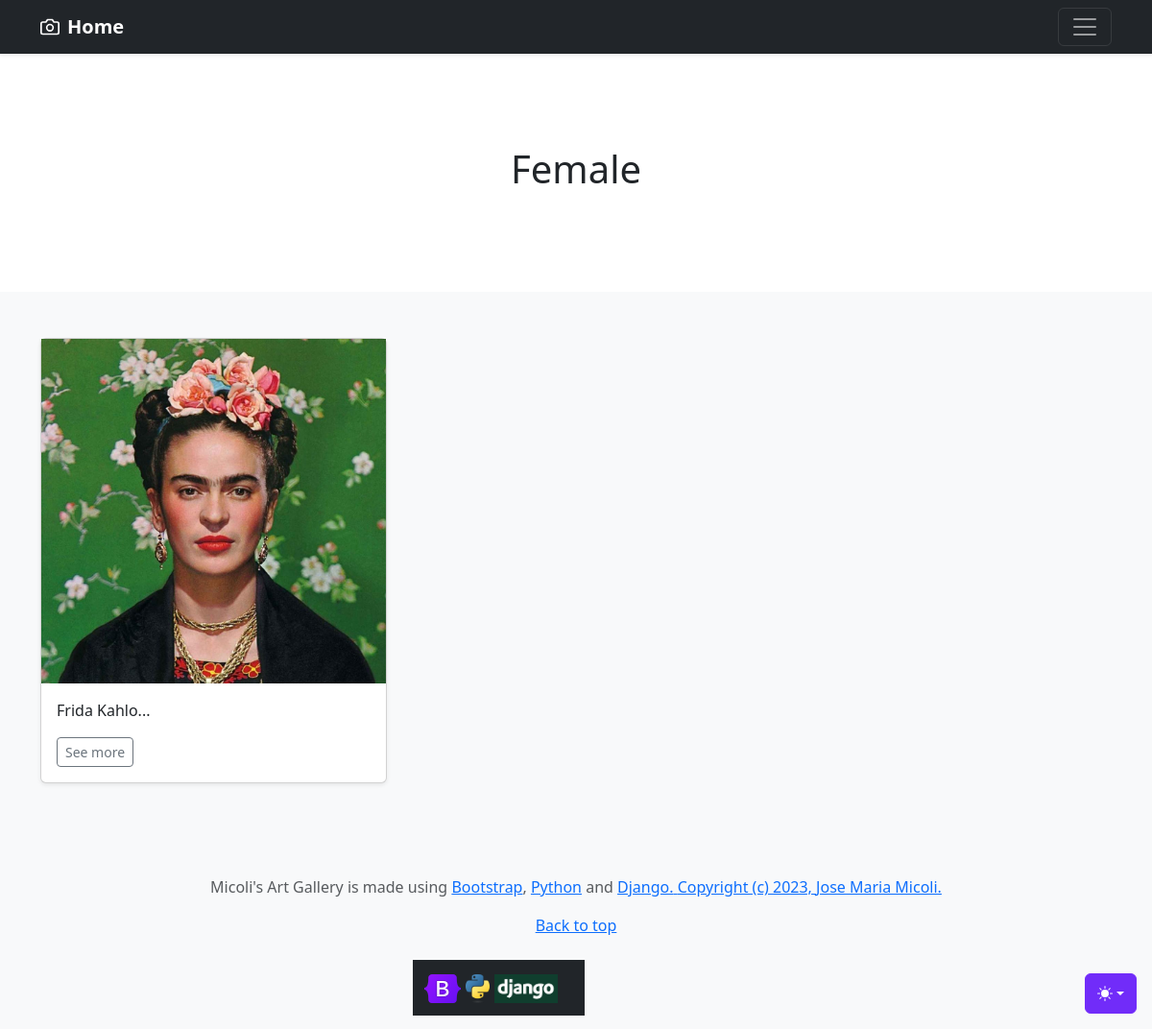
Page /gender/female-4b5526139d73 on the committed database.
### main/models.py (models this page shows, shortened)
class Gender(models.Model):
    name = models.TextField(null=True, blank=True, max_length=100)
    description = models.TextField(null=True, blank=True)
    uniqueId = models.CharField(null=True, blank=True, max_length=100)
    slug = models.SlugField(null=True, blank=True, unique=True, max_length=500)
    date_created = models.DateTimeField(null=True, blank=True)
    last_updated = models.DateTimeField(null=True, blank=True)

class Category(models.Model):
    title = models.CharField(null=True, blank=True, max_length=300)
    selfie = ResizedImageField(size=[1000, 1000], crop=['middle', 'center'], default='default_selfie.jpg', upload_to='selfie')
    gender = models.ForeignKey(Gender, null=True, blank=True, on_delete=models.CASCADE)
    uniqueId = models.CharField(null=True, blank=True, max_length=100)
    slug = models.SlugField(null=True, blank=True, unique=True, max_length=500)
    date_created = models.DateTimeField(null=True, blank=True)
    last_updated = models.DateTimeField(null=True, blank=True)
    """def save(self, *args, **kwargs):
        if self.date_created is None:
            self.date_created = timezone.localtime(timezone.now())
        if self.uniqueId is None:
            self.uniqueId = str(uuid4()).split('-')[4]
            self.slug = slugify('{} {}'.format(self.title, self.uniqueId))

            self.slug = slugify('{} {}'.format(self.title, self.uniqueId))
            self.last_updated = timezone.localtime(timezone.now())
            super(Category, self).save(*args, **kwargs)"""

### main/views.py (the view)
# urls.py: path('gender/<slug:slug>', views.genderView, name='gender-detail'),
def genderView(request, slug):
    gender = Gender.objects.get(slug=slug)
    categories = Category.objects.filter(gender=gender).order_by('-date_created')
    context = {}
    context['categories'] = categories
    context['gender'] = gender
    return render(request, "main/gender.html", context)

### templates/main/gender.html (shortened to what this page needs)
{% load static %}
<!doctype html>
<html lang="en" data-bs-theme="auto">
  <head>
    <link rel="stylesheet" href="https://cdn.jsdelivr.net/npm/@docsearch/css@3">
    <link href="{% static 'assets/css/bootstrap.min.css' %}" rel="stylesheet">
  </head>
    <body>
        <header>
  <div class="navbar navbar-dark bg-dark shadow-sm">
    <div class="container">
      <a href="{% url 'home' %}" class="navbar-brand d-flex align-items-center">
        <strong>Home</strong>
      </a>
      <button class="navbar-toggler" type="button" data-bs-toggle="collapse" data-bs-target="#navbarHeader" aria-controls="navbarHeader" aria-expanded="false" aria-label="Toggle navigation">
        <span class="navbar-toggler-icon"></span>
      </button>
    </div>
  </div>
</header>
    <div class="dropdown position-fixed bottom-0 end-0 mb-3 me-3 bd-mode-toggle">
      <button class="btn btn-bd-primary py-2 dropdown-toggle d-flex align-items-center"
              id="bd-theme"
              type="button"
              aria-expanded="false"
              data-bs-toggle="dropdown"
              aria-label="Toggle theme (auto)">
        <svg class="bi my-1 theme-icon-active" width="1em" height="1em"><use href="#circle-half"></use></svg>
      </button>
    </div>
        <main>
  <section class="py-5 text-center container">
    <div class="row py-lg-5">
      <div class="col-lg-6 col-md-8 mx-auto">
        <h1 class="fw-light">{{gender.name}}</h1>
      </div>
    </div>
  </section>
  <div class="album py-5 bg-light">
    <div class="container">
      <div class="row row-cols-1 row-cols-sm-2 row-cols-md-3 g-3">
        {% if categories|length > 0 %}
        {% for category in categories %}
        <div class="col">
          <div class="card shadow-sm">
            <img src="{{category.selfie.url}}">
            <div class="card-body">
             <p class="card-text">{{category.title}}...</p>
                <div class="btn-group">
                  <a href="{% url 'image-category' category.slug %}"><button type="button" class="btn btn-sm btn-outline-secondary">See more</button></a>
                </div>
              </div>
          </div>
        </div>
        {% endfor %}
        {% else %}
        <h2>No Artists associated with this gender.</h2>
        {% endif %}
      </div>
    </div>
  </div>
</main>
<footer class="py-5 text-center text-body-secondary bg-body-tertiary">
  <p>Micoli's Art Gallery is made using <a href="https://getbootstrap.com">Bootstrap</a>,  <a href="https://python.org/">Python</a> and <a href="https://www.djangoproject.com/">Django.</a><a href="{% static '../LICENSE' %}"> Copyright (c) 2023, </a><a href="https://github.com/JoseMariaMicoli">Jose Maria Micoli.</a></p>
  <p class="mb-0">
    <a href="#">Back to top</a>
  </p>
  <br>
<nav class="navbar navbar-dark bg-dark brand">
  <div class="container">
    <a class="navbar-brand" href="#">
      <img src="{% static '/assets/images/bootstrap-logo.svg' %}" height="30" alt="MDB Logo"
        loading="lazy"/>
        <img src="{% static '/assets/images/python-logo-only.png' %}" height="30" loading="lazy"/>
        <img src="{% static '/assets/images/django-logo-negative.png' %}" height="30" alt="MDB Logo"
        loading="lazy"/>
    </a>
  </div>
</nav>
<br>
</footer>
    </body>
</html>

### templates/main/gender.html (style rules this page uses)
.bi { vertical-align: -.125em; fill: currentColor; }
.btn-bd-primary { --bd-violet-bg: #712cf9; --bd-violet-rgb: 112.520718, 44.062154, 249.437846; --bs-btn-font-weight: 600; --bs-btn-color: var(--bs-white); --bs-btn-bg: var(--bd-violet-bg); --bs-btn-border-color: var(--bd-violet-bg); --bs-btn-hover-color: var(--bs-white); --bs-btn-hover-bg: #6528e0; --bs-btn-hover-border-color: #6528e0; --bs-btn-focus-shadow-rgb: var(--bd-violet-rgb); --bs-btn-active-color: var(--bs-btn-hover-color); --bs-btn-active-bg: #5a23c8; --bs-btn-active-border-color: #5a23c8; }
.bd-mode-toggle { z-index: 1500; }
.brand { position: absolute; left: 40%; margin-left: -50px !important; display: block; }

### rows in the picture
Gender: name "Female"
Category: selfie (picture), title "Frida Kahlo"
